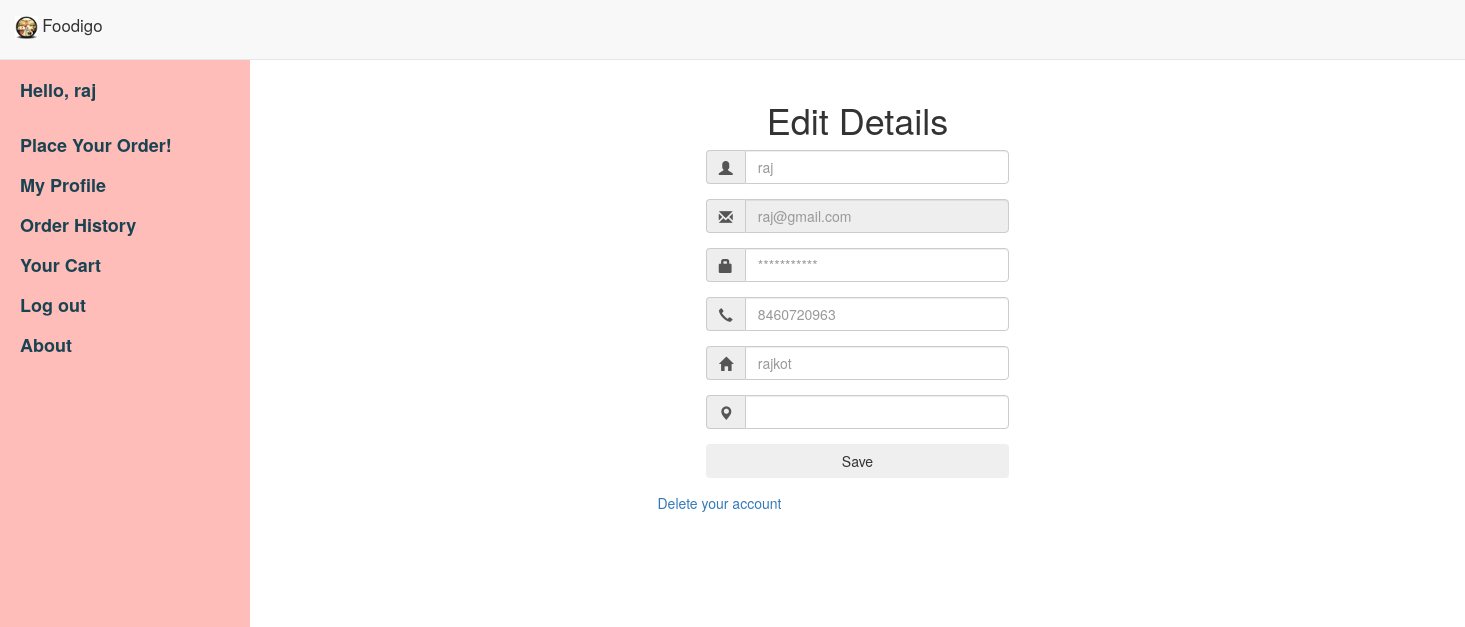
Screenshot of /details/ (signed in) with the database file from the repository.
### foodspark/models.py (models this page shows, shortened)
class Customer(models.Model):
	password = models.CharField(max_length=100)
	name = models.CharField(max_length=200)
	address = models.TextField()
	city = models.CharField(max_length = 100)
	email = models.EmailField(primary_key = True)
	phone_regex = RegexValidator(regex=r'^\+?1?\d{9,15}$', message="Phone number must be entered in the format: '+999999999'. Up to 15 digits allowed.") #############look into regex
	phone = models.CharField(validators=[phone_regex],max_length=15,blank = True)

### foodspark/views.py (the view)
# urls.py: re_path(r'^details/?$',views.details,name='details'),
def details(request):
    if 'id' in request.session.keys():
        if request.session['type'] == 'customer':
            context = {
                'customer': Customer.objects.get(email=request.session['id']),
            }
            return render(request, 'foodspark/userdetails.html', context)
        elif request.session['type'] == 'restaurant':
            context = {
                'restaurant': Restaurant.objects.get(email=request.session['id'])
            }
            return render(request, 'foodspark/restdetails.html', context)
        elif request.session['type'] == 'deliveryboy':
            context = {
                'deliveryboy': DeliveryBoy.objects.get(email=request.session['id'])
            }
            return render(request, 'foodspark/dbdetails.html', context)
    else:
        return render(request, "foodspark/login.html")

### foodspark/templates/foodspark/userdetails.html (shortened to what this page needs)
<!DOCTYPE html>
<html lang="en">
<head>
    <link href="/static/css/bootstrap.min.css" rel="stylesheet">
    <link href="/static/css/mystyle.css" rel="stylesheet">
    <link href="/static/css/simple-sidebar2.css" rel="stylesheet">
</head>
<body>
    <nav class="navbar navbar-nav navbar-default navbar-fixed-top" style="line-height:50px;height:60px;">
        <div class="container" style="margin:0 !important;">
            <span class="navbar-left" style="font-size:1.2em;"><img src="/static/img/logo.gif" class="logo_bitch"/>   Foodigo</span>
        </div>
    </nav>
    <div id="wrapper">
        <div id="sidebar-wrapper">
            <ul class="sidebar-nav">
                <li class="sidebar-brand">
                    <a href="/home/">
                        Hello, {{customer.name}}
                    </a>
                </li>
                <li>
                    <a href="/home/">
                        Place Your Order!
                    </a>
                </li>
                <li>
                    <a href="#">My Profile</a>
                </li>
                <li>
                    <a href="/history/">Order History</a>
                </li>
                <li>
                    <a href="/cart/">Your Cart</a>
                </li>
                <li>
                    <a href="/logout/">Log out</a>
                </li>
                <li>
                    <a href="/about/">About</a>
                </li>
            </ul>
        </div>
        <div id="page-content-wrapper">
            <div class="container-fluid">
                <div class="row">
                    <div class="col-lg-12">
                        <h1 style="text-align:center;">Edit Details</h1>
                        <div class="container">
                          <div class="row">
                            <div class="Absolute-Center is-Responsive" style="padding:0px !important;margin-top: 70px !important;">
                              <div class="col-sm-12 col-md-10 col-md-offset-1">
                                <form action="/savedetails/" method ="post" id="loginForm">
                                  <div class="form-group input-group">
                                    <span class="input-group-addon"><i class="glyphicon glyphicon-user"></i></span>
                                    <input class="form-control" type="text" name='name' placeholder="{{customer.name}}"/>
                                  </div>
                                  <div class="form-group input-group">
                                    <span class="input-group-addon"><i class="glyphicon glyphicon-envelope"></i></span>
                                    <input class="form-control" type="text" name='name' placeholder="{{customer.email}}" disabled/>
                                  </div>
                                  <div class="form-group input-group">
                                    <span class="input-group-addon"><i class="glyphicon glyphicon-lock"></i></span>
                                    <input class="form-control" type="password" name='password' placeholder="***********"/>
                                  </div>
                                  <div class="form-group input-group">
                                    <span class="input-group-addon"><i class="glyphicon glyphicon-earphone"></i></span>
                                    <input class="form-control" type="tel" name='phone' placeholder="{{customer.phone}}"/>
                                  </div>
                                  <div class="form-group input-group">
                                    <span class="input-group-addon"><i class="glyphicon glyphicon-home"></i></span>
                                    <input class="form-control" type="text" name='address' placeholder="{{customer.address}}">
                                  </div>
                                  <div class="form-group input-group">
                                    <span class="input-group-addon"><i class="glyphicon glyphicon-map-marker"></i></span>
                                    <input class="form-control" type="text" name='city' placeholder="{{customer.city}}">
                                  </div>
                                  <div class="form-group">
                                    <button type="submit" class="btn btn-def btn-block">Save</button>
                                  </div>
                                </form>
                              </div>
                              <a href="/deleteAccount/">Delete your account</a>
                            </div>
                        <div style="padding-top: 450px;"></div>
                        </div>
                    </div>
                    </div>
                </div>
            </div>
        </div>
    </div>
</body>
</html>

### foodspark/static/css/mystyle.css (style rules this page uses)
.logo_bitch { width:10%; height:10%; }
.navbar-left { width: 225px; }
.navbar-fixed-top { line-height:60px; height:60px; }
.navbar-nav { margin: 0 !important; }
.Absolute-Center { margin: auto; position: absolute; top: 0; left: 0; bottom: 0; right: 0; }
.Absolute-Center.is-Responsive { width: 50%; height: 50%; min-width: 200px; max-width: 400px; padding: 40px; }

### foodspark/static/css/simple-sidebar2.css (style rules this page uses)
body { overflow-x: hidden; }
#wrapper { padding-left: 0; -webkit-transition: all 0.5s ease; -moz-transition: all 0.5s ease; -o-transition: all 0.5s ease; transition: all 0.5s ease; }
#sidebar-wrapper { z-index: 1000; position: fixed; left: 250px; width: 0; height: 100%; margin-left: -250px; overflow-y: auto; background: #ffbdba; -webkit-transition: all 0.5s ease; -moz-transition: all 0.5s ease; -o-transition: all 0.5s ease; transition: all 0.5s ease; }
#page-content-wrapper { width: 100%; position: absolute; padding: 15px; }
.sidebar-nav { position: absolute; top: 0; width: 250px; margin: 0; padding: 0; list-style: none; }
.sidebar-nav li { text-indent: 20px; line-height: 40px; }
.sidebar-nav li a { display: block; text-decoration: none; color: #194350; font-weight: bold; font-size: 18px; }
.sidebar-nav > .sidebar-brand { height: 65px; font-size: 18px; line-height: 60px; }
.sidebar-nav > .sidebar-brand a { color: #194350; }
@media (min-width:768px) { #wrapper { padding-left: 250px; } }
@media (min-width:768px) { #sidebar-wrapper { width: 250px; } }
@media (min-width:768px) { #page-content-wrapper { padding: 20px; position: relative; } }

### rows the page displays
Customer: name "raj", name "raj@gmail.com", phone "8460720963", address "rajkot"
